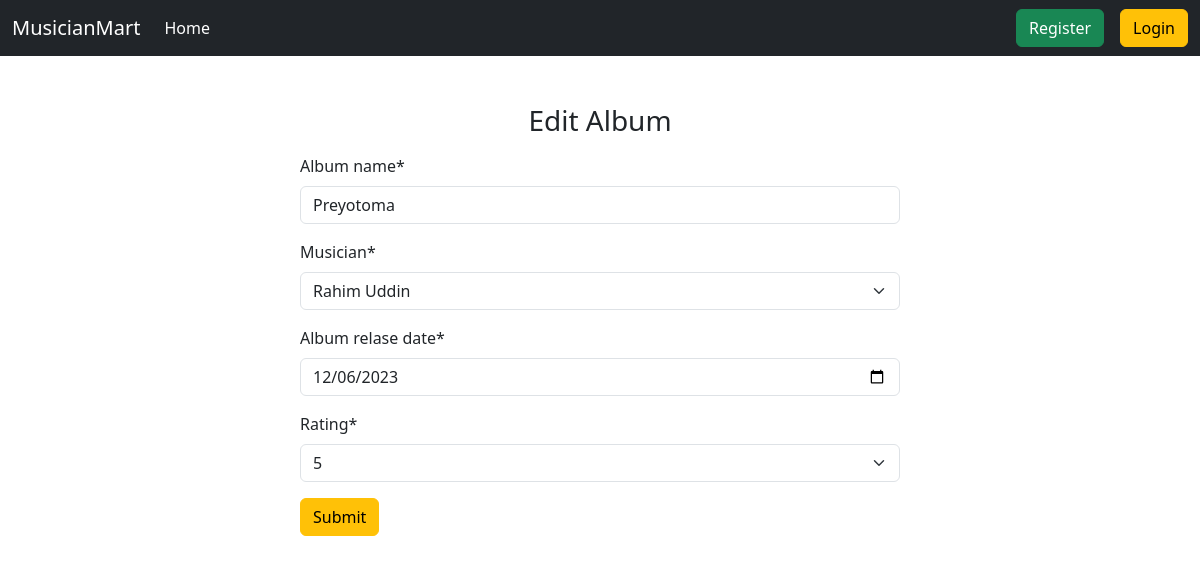
Screenshot of /album/edit/4 with the database file from the repository.
### album/models.py (models this page shows, shortened)
class AlbumModel(models.Model):
    album_name = models.CharField(max_length=50)
    musician = models.ForeignKey(MusicianModel, on_delete=models.CASCADE)
    album_relase_date = models.DateField()
    RATING_CHOICES = [(1, '1'),(2, '2'),(3, '3'),(4, '4'),(5, '5'),
    ]
    rating = models.IntegerField(choices=RATING_CHOICES)

### album/views.py (the view, shortened to what this page needs)
# urls.py: path('edit/<int:id>', views.EditAlbumView.as_view(), name='edit_album'),
class EditAlbumView(UpdateView):
    model = AlbumModel
    form_class = AlbumForm
    pk_url_kwarg = 'id'
    template_name = 'add_album.html'
    success_url = reverse_lazy('home')
    def get_context_data(self, **kwargs):
        context = super().get_context_data(**kwargs)
        context['type'] = 'Edit'
        return context

### album/forms.py
class AlbumForm(forms.ModelForm):
    class Meta:
        model = AlbumModel
        fields = '__all__'
        widgets={
            'album_relase_date':forms.DateInput(attrs={'type':'date'})
        }

### musician/models.py (called while the page is built)
    def __str__(self):
        return self.first_name +' '+ self.last_name

### album/templates/add_album.html (shortened to what this page needs)
{% extends "base.html" %}
{% block content %}
  {% load crispy_forms_tags %}
   <form method="post" class="w-50 m-auto pt-5">
       <h3 class="text-center mb-3">{{type}} Album</h3>
      {{form | crispy}}
      <button class="btn btn-warning">Submit</button>
   </form>
{% endblock  %}

### rows the page displays
AlbumModel: album_name "Preyotoma", musician "Rahim Uddin", album_relase_date "12/06/2023", rating "5"

### other values shown
{{ type }} "Edit"
